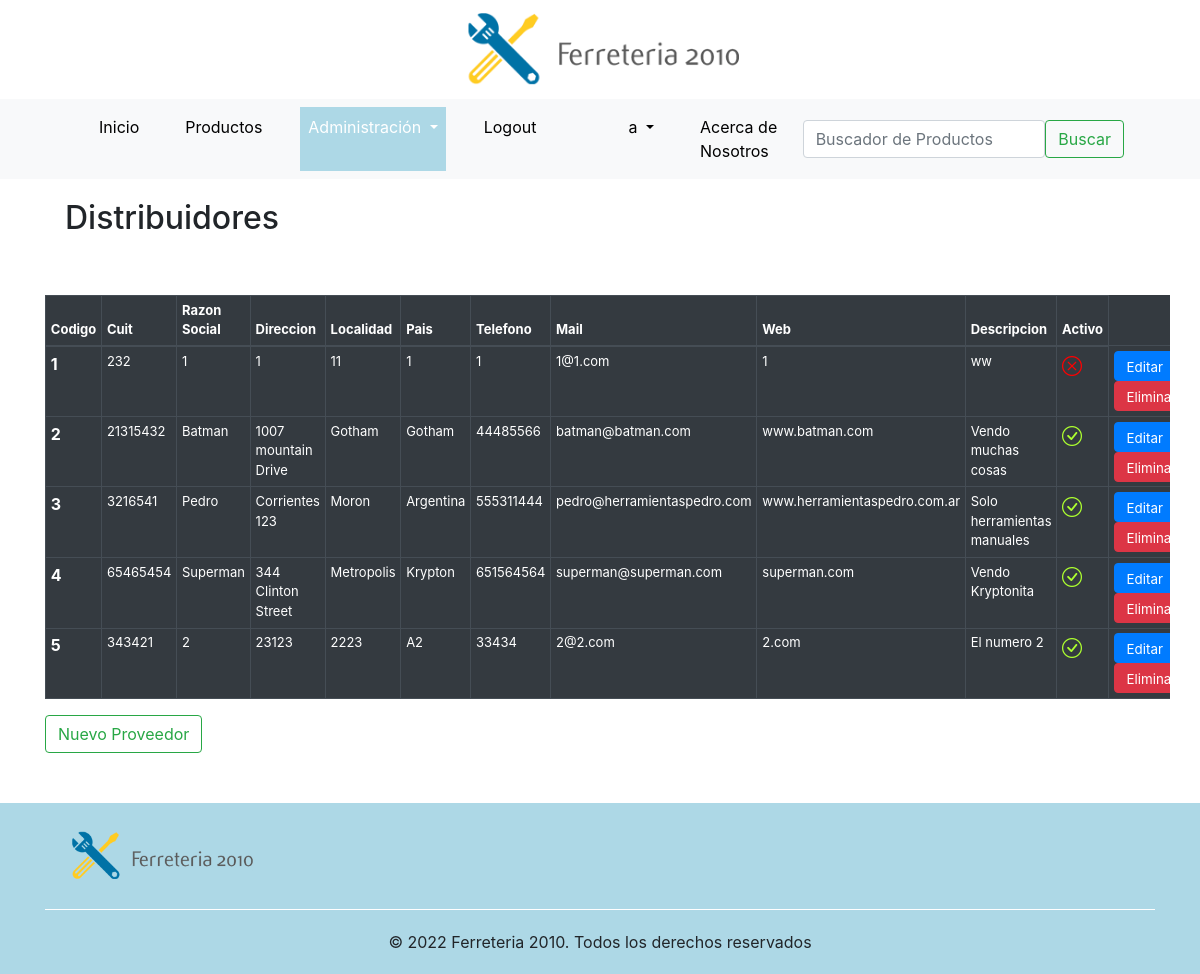
The app's page /distribuidores/distribuidores/ (signed in) with its own data.
### distribuidores/models.py (models this page shows, shortened)
class Distribuidores(models.Model):
    razon_social = models.CharField(max_length=200)
    direccion = models.CharField(max_length=100)
    localidad = models.CharField(max_length=100)
    pais = models.CharField(max_length=100)
    telefono = models.CharField(max_length=100)
    mail = models.CharField(max_length=100)
    web = models.CharField(max_length=100)
    cuit = models.IntegerField(unique=True)
    descripcion = models.CharField(max_length=200, blank=True, default='')
    active = models.BooleanField(default=True)
    class Meta:
        verbose_name = 'Distribuidor'
        verbose_name_plural = 'Distribuidores'

### distribuidores/views.py (the view)
# urls.py: path('distribuidores/', list_distribuidor, name='distribuidores'),
def list_distribuidor(request):
    if request.user.is_authenticated:
        distribuidores = Distribuidores.objects.all().order_by('id')
        context = paginator(request, distribuidores, 6)
        return render(request, 'distribuidores/distribuidores.html', context=context)
    else:
        return redirect('index')

### django_base/functions.py (called while the page is built)
def usuario_logueado(request):
    if request.user.is_authenticated:
        username  = request.user.username
        id_usuario = User.objects.filter(username__icontains = username).values('id')
        lista_grupo = list(Group.objects.filter(user__in = id_usuario).values_list('name', flat=True))
        for grupo in lista_grupo:
            if grupo == 'Ferreteria':
                return True
            else:
                return False
    else:
        return False

def paginator(request, object, item):
    grupo = usuario_logueado(request)
    pag = request.GET.get('page', 1)
    paginator = Paginator(object, item)
    try:
        resultados = paginator.page(pag)
    except PageNotAnInteger:
        resultados = paginator.page(1)
    except EmptyPage:
        resultados = paginator.page(paginator.num_pages)
    context = {'object_list':resultados, 'grupo':grupo}
    return context

### templates/distribuidores/distribuidores.html (shortened to what this page needs)
{% extends 'base.html' %}
{% load static %}
{% block nav_administracion_activo %}active{% endblock %}
{% block contenido %}
<div class="titulo_seccion"><h2>Distribuidores</h2></div>
<div class="table-responsive-xl">
<table class="table table-hover table-dark table-bordered table-sm" width="Auto">
    <thead>
      <tr>
        <th scope="col" style="width: Auto; font-size: small">Codigo</th>
        <th scope="col" style="width: Auto; font-size: small">Cuit</th>
        <th scope="col" style="width: Auto; font-size: small">Razon Social</th>
        <th scope="col" style="width: Auto; font-size: small">Direccion</th>
        <th scope="col" style="width: Auto; font-size: small">Localidad</th>
        <th scope="col" style="width: Auto; font-size: small">Pais</th>
        <th scope="col" style="width: Auto; font-size: small">Telefono</th>
        <th scope="col" style="width: Auto; font-size: small">Mail</th>
        <th scope="col" style="width: Auto; font-size: small">Web</th>
        <th scope="col" style="width: Auto; font-size: small">Descripcion</th>
        <th scope="col" style="width: Auto; font-size: small">Activo</th>
      </tr>
    </thead>
    <tbody>
        {% for distribuidor in object_list %}
            <tr>
            <th scope="row">{{distribuidor.id}}</th>
            <td style="width: Auto; font-size: small">{{ distribuidor.cuit }}</td>
            <td style="width: Auto; font-size: small">{{distribuidor.razon_social}}</td>
            <td style="width: Auto; font-size: small">{{distribuidor.direccion}}</td>
            <td style="width: Auto; font-size: small">{{distribuidor.localidad}}</td>
            <td style="width: Auto; font-size: small">{{distribuidor.pais}}</td>
            <td style="width: Auto; font-size: small">{{distribuidor.telefono}}</td>
            <td style="width: Auto; font-size: small">{{distribuidor.mail}}</td>
            <td style="width: Auto; font-size: small">{{distribuidor.web}}</td>
            <td style="width: Auto; font-size: small">{{distribuidor.descripcion}}</td>
            {% if distribuidor.active == True %}
                <td style="width: Auto; font-size: small"><i class="bi bi-check-circle" style="text-align:right; font-size:20px; color:greenyellow"></i></td>
            {% else %}
                <td style="width: Auto; font-size: small"><i class="bi bi-x-circle" style="text-align:right; font-size:20px; color:red"></i></td>
            {% endif %}
            <td>
                <a href="/distribuidores/update-distribuidor/{{distribuidor.id}}" class="btn btn-primary" style="width: Auto; height: 30px ;font-size: smaller">Editar</a>
                <a href="/distribuidores/delete-distribuidor/{{distribuidor.id}}" class="btn btn-danger" style="width: Auto; height: 30px; font-size: smaller">Eliminar</a></td>
            </tr>
        {% endfor%}
    </tbody>
  </table>
</div class="text-right">
  <a href="/distribuidores/create-distribuidor" class="btn btn-outline-success">Nuevo Proveedor </a>
</div>
{% endblock %}

### templates/base.html (shortened to what this page needs)
<!DOCTYPE html>
<html lang="en">
<head>
    {% load static %}
    <link rel="stylesheet" href="https://cdn.jsdelivr.net/npm/bootstrap@4.6.1/dist/css/bootstrap.min.css">
    <link rel="stylesheet" href="https://cdn.jsdelivr.net/npm/bootstrap-icons@1.8.3/font/bootstrap-icons.css">
    <link rel="stylesheet" href="{% static 'assets/css/custom.css' %}">
  </head>
<body>
  <div class="logo"><a href="\" style="cursor: auto;"><img src="{% static 'assets/images/logo.png' %}" alt="Ferreteria 2010" width="300px"></a></div>
  <header style="background-color:#f8f9fa">
    <div class="container" >
        <nav class="navbar navbar-expand-lg bg-light">
            <div class="container-fluid">
              <div class="collapse navbar-collapse" id="navbarSupportedContent">
                <ul class="navbar-nav me-auto mb-2 mb-lg-0">
                  <li class="nav-item {% block nav_inicio_activo %}{% endblock %}">
                    <a class="nav-link" aria-current="page" href="\">Inicio</a>
                  </li>
                  <li class="nav-item {% block nav_productos_activo %}{% endblock %}">
                    <a class="nav-link" href="/productos/">Productos</a>
                  </li>
                  {% if grupo == True %}
                  <li class="nav-item dropdown {% block nav_administracion_activo %}{% endblock %}">
                    <a class="nav-link dropdown-toggle" href="#" id="navbarDropdown" role="button" data-bs-toggle="dropdown" aria-expanded="false">
                      Administración
                    </a>
                  </li>
                  {% endif %}
                  {% if request.user.is_authenticated %}
                  <li class="nav-item {% block nav_logout_activo %}{% endblock %}">
                    <a class="nav-link" href="/accounts/logout/">Logout</a>
                  </li>
                  <li class="nav-item {% block nav_usuario %}{% endblock %}">
                    <a class="nav-link" href="/accounts/profile/"></a>
                  </li>
                  <li class="nav-item dropdown {% block nav_usuario_activo %}{% endblock %}">
                    <a class="nav-link dropdown-toggle" href="#" id="navbarDropdown" role="button" data-bs-toggle="dropdown" aria-expanded="false">
                      {{request.user.username}}
                    </a>
                  </li>
                  {% endif %}
                  <li class="nav-item {% block nav_about_activo %}{% endblock %}">
                    <a class="nav-link" aria-current="page" href="about">Acerca de Nosotros</a>
                  </li>
                </ul>
              </div>
              <div>
                <form class="d-flex" role="search" action = "/productos/search-product/" method="GET">
                  <input class="form-control me-2" type="text" placeholder="Buscador de Productos" aria-label="Search"  name = 'search'>
                  <button class="btn btn-outline-success" type="submit">Buscar</button>
                </form>
              </div>
            </div>
        </nav>
    </div>
  </header>
  <div class="container" style="overflow: hidden;">
    {% block contenido %}
    {% endblock %}
  <footer class="footer">
    <div class="container">
      <div class="row align-items-start" style="margin: 20px 0px;">
        <div class="col">
          <img src="{% static 'assets/images/logo.png' %}" alt="Ferreteria 2010" width="200px">
        </div>
      </div>
      <div style="text-align: center; padding: 20px 0px; border-top: 1px solid #fff;">
        © 2022  Ferreteria 2010. Todos los derechos reservados
      </div>
    </div>
  </footer>
</body>
</html>

### productos/static/assets/css/custom.css (style rules this page uses)
.titulo_seccion { border-radius: 1px solid #cecece; padding: 20px; margin-bottom: 30px; }
.logo { width: 100%; text-align: center; }
.navbar-nav .active { background-color:lightblue; }
.navbar-nav li { margin: 0px 15px }
.navbar-nav a { color: #000; }
.navbar-nav .active a { color: #fff; }
.footer { background-color:lightblue; overflow: hidden; margin-top: 50px; }

### records on screen
Distribuidores: id "1", cuit "232", razon_social "1", direccion "1", localidad "11", pais "1", telefono "1", mail "1@1.com", web "1", descripcion "ww", active False (drawn)
Distribuidores: id "2", cuit "21315432", razon_social "Batman", direccion "1007 mountain Drive", localidad "Gotham", pais "Gotham", telefono "44485566", mail "batman@batman.com", web "www.batman.com", descripcion "Vendo muchas cosas", active True (drawn)
Distribuidores: id "3", cuit "3216541", razon_social "Pedro", direccion "Corrientes 123", localidad "Moron", pais "Argentina", telefono "555311444", mail "pedro@herramientaspedro.com", web "www.herramientaspedro.com.ar", descripcion "Solo herramientas manuales", active True (drawn)
Distribuidores: id "4", cuit "65465454", razon_social "Superman", direccion "344 Clinton Street", localidad "Metropolis", pais "Krypton", telefono "651564564", mail "superman@superman.com", web "superman.com", descripcion "Vendo Kryptonita", active True (drawn)
Distribuidores: id "5", cuit "343421", razon_social "2", direccion "23123", localidad "2223", pais "A2", telefono "33434", mail "2@2.com", web "2.com", descripcion "El numero 2", active True (drawn)

### other values on screen
{{ request.user.username }} "a"
